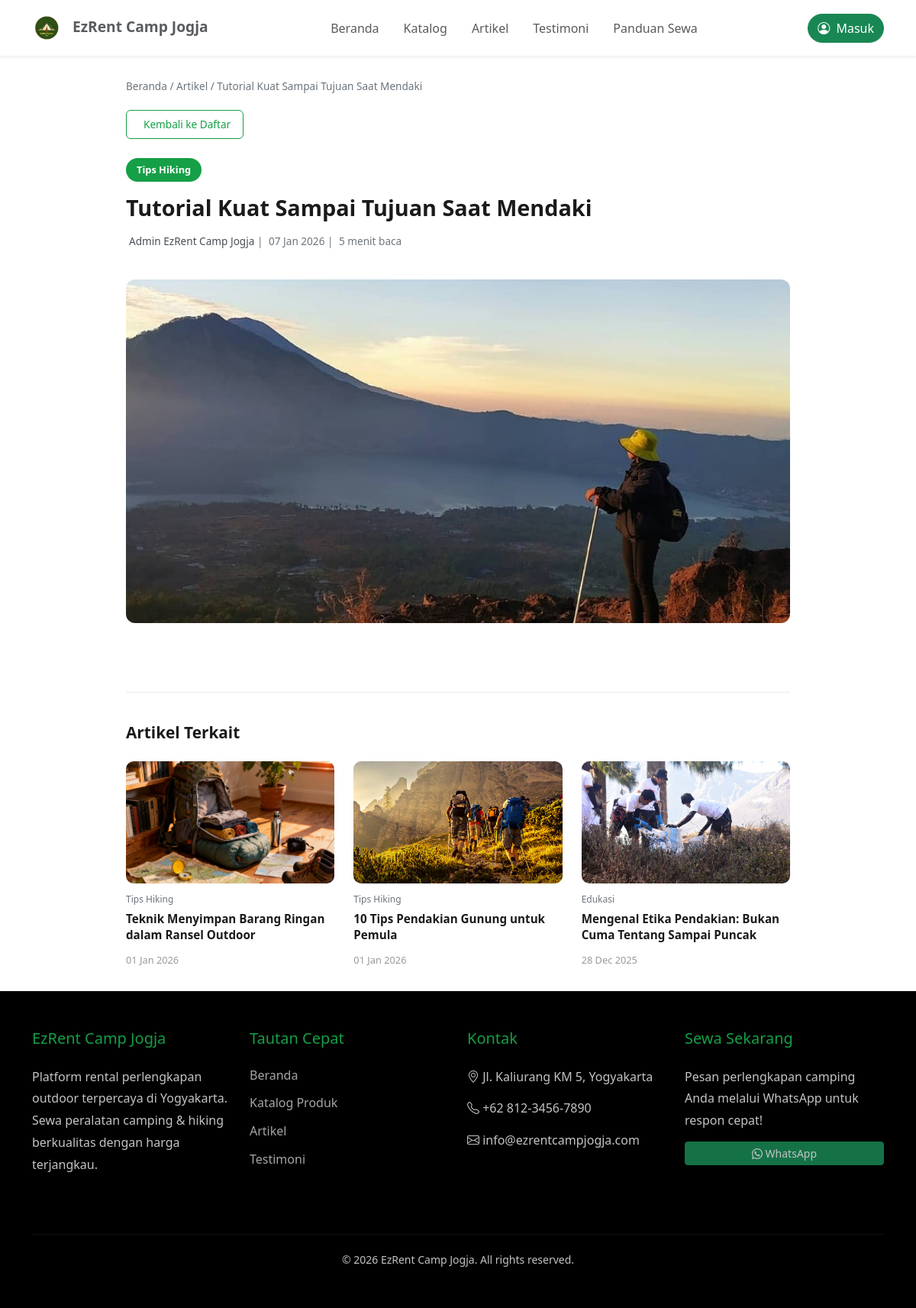
/artikel/detail/17, run on the app's committed database.
### tables this page shows
CREATE TABLE `artikel` (
  `id_artikel` int(11) NOT NULL,
  `id_admin` int(11) DEFAULT NULL,
  `judul` varchar(200) DEFAULT NULL,
  `excerpt` text DEFAULT NULL,
  `konten` longtext DEFAULT NULL,
  `thumbnail` varchar(255) DEFAULT NULL,
  `tag` varchar(255) DEFAULT NULL,
  `status` varchar(20) DEFAULT NULL,
  `tanggal_publish` datetime DEFAULT NULL,
  `created_at` timestamp NOT NULL DEFAULT current_timestamp(),
  `updated_at` timestamp NOT NULL DEFAULT current_timestamp() ON UPDATE current_timestamp()
);

CREATE TABLE `users` (
  `id_user` int(11) NOT NULL,
  `nama_lengkap` varchar(100) DEFAULT NULL,
  `email` varchar(100) DEFAULT NULL,
  `password` varchar(255) DEFAULT NULL,
  `no_telepon` varchar(20) DEFAULT NULL,
  `alamat` text DEFAULT NULL,
  `role` varchar(20) DEFAULT NULL,
  `status` varchar(20) DEFAULT NULL,
  `created_at` timestamp NOT NULL DEFAULT current_timestamp(),
  `updated_at` timestamp NOT NULL DEFAULT current_timestamp() ON UPDATE current_timestamp()
);

### application/controllers/Artikel.php (called while the page is built, shortened)
<?php
class Artikel extends CI_Controller {
    public function __construct()
    {
        $this->load->model('Artikel_model');
        $this->load->library('pagination');
        $this->load->helper('url');
    }
    public function detail($id_artikel = NULL)
    {
        $data['artikel'] = $this->Artikel_model->get_artikel_detail($id_artikel);
        $artikel = $data['artikel'];
        $data['artikel_terkait'] = $this->Artikel_model->get_artikel_terkait(
            $artikel['id_artikel'],
            $artikel['tag'],
            $artikel['judul'],
            3
        );
        $this->load->view('frontend/header', $data);
        $this->load->view('artikel/detail', $data);
        $this->load->view('frontend/footer', $data);
    }
}

### index.php (called while the page is built, shortened)
<?php
require_once BASEPATH.'core/CodeIgniter.php';

### application/models/Artikel_model.php (called while the page is built, shortened)
<?php
class Artikel_model extends CI_Model {
    public function get_artikel_detail($id_artikel)
    {
        $this->db->select('a.*, u.nama_lengkap AS penulis');
        $this->db->from('artikel a');
        $this->db->join('users u', 'a.id_admin = u.id_user', 'left');
        $this->db->where('a.id_artikel', $id_artikel);
        $this->db->where('a.status', 'published');
        return $this->db->get()->row_array();
    }
public function get_artikel_terkait($current_id_artikel, $current_tag, $current_judul, $limit = 3)
{
    $keywords = explode(' ', $current_judul);
    $keywords = array_filter($keywords, function($word) {
        return strlen($word) > 3;
    });
    $this->db->select('a.*');
    $this->db->from('artikel a');
    $this->db->where('a.id_artikel !=', $current_id_artikel);
    $this->db->where('a.status', 'published');
    $this->db->group_start();
    $this->db->or_where('a.tag', $current_tag);
    if (!empty($keywords)) {
        foreach ($keywords as $keyword) {
            $keyword = $this->db->escape_like_str($keyword);
            $this->db->or_like('a.judul', $keyword);
        }
    }
    $this->db->group_end();
    $this->db->order_by('a.tanggal_publish', 'DESC');
    $this->db->limit($limit);
    return $this->db->get()->result_array();
}
}

### application/views/artikel/detail.php (the view, shortened to what this page needs)
<div class="detail-container">
    <?php $a = $artikel; ?>
    <p class="breadcrumb-custom">
        <a href="<?= site_url() ?>">Beranda</a> /
        <a href="<?= site_url('artikel') ?>">Artikel</a> /
        <?= html_escape($a['judul']) ?>
    </p>
    <a href="<?= site_url('artikel') ?>" class="back-button">
        <i class="fas fa-arrow-left"></i> Kembali ke Daftar
    </a>
    <div class="detail-header">
        <span class="tag-badge"><?= html_escape($a['tag']) ?></span>
        <h1><?= html_escape($a['judul']) ?></h1>
        <div style="display: flex; justify-content: space-between; align-items: center; flex-wrap: wrap;">
            <div class="detail-info">
                <i class="far fa-user"></i> <strong><?= html_escape($a['penulis']) ?></strong>
                | <i class="far fa-calendar-alt"></i> <?= date('d M Y', strtotime($a['tanggal_publish'])) ?>
                | <i class="far fa-clock"></i> 5 menit baca
            </div>
        </div>
    </div>
    <img src="<?= base_url('assets/img/artikel/' . html_escape($a['thumbnail'])) ?>"
         alt="<?= html_escape($a['judul']) ?>" class="detail-thumbnail">
    <div class="artikel-rekomendasi">
        <h5>Artikel Terkait</h5>
        <div class="rekomendasi-grid mt-4">
            <?php if (!empty($artikel_terkait)): ?>
                <?php foreach ($artikel_terkait as $related): ?>
                    <a href="<?= site_url('artikel/detail/' . $related['id_artikel']) ?>" class="artikel-terkait-card">
                        <img src="<?= base_url('assets/img/artikel/' . html_escape($related['thumbnail'])) ?>"
                             alt="<?= html_escape($related['judul']) ?>">
                        <span class="tag-small"><?= html_escape($related['tag']) ?></span>
                        <h6><?= html_escape($related['judul']) ?></h6>
                        <small><?= date('d M Y', strtotime($related['tanggal_publish'])) ?></small>
                    </a>
                <?php endforeach; ?>
            <?php else: ?>
                <p class="col-12">Tidak ada artikel terkait yang ditemukan.</p>
            <?php endif; ?>
        </div>
    </div>
</div>

### assets/css/ezrentcamp.css (style rules this page uses)
* { margin: 0; padding: 0; box-sizing: border-box; }
body { font-family: 'Segoe UI', Tahoma, Geneva, Verdana, sans-serif; }

### application/views/artikel/detail.php (style rules this page uses)
.detail-container { max-width: 900px; margin: auto; padding: 30px 15px; }
.breadcrumb-custom { font-size: 0.85rem; color: #6c757d; margin-bottom: 20px; }
.breadcrumb-custom a { color: #6c757d; text-decoration: none; }
.back-button { display: inline-flex; align-items: center; gap: 6px; padding: 8px 16px; border: 1px solid #159f46; color: #159f46; text-decoration: none; border-radius: 6px; font-size: 0.85rem; margin-bottom: 25px; transition: all 0.3s; }
.tag-badge { background-color: #159f46; color: white; padding: 6px 14px; border-radius: 20px; font-size: 0.8rem; font-weight: 600; display: inline-block; margin-bottom: 15px; }
.detail-header { margin-bottom: 20px; }
.detail-header h1 { font-size: 1.8rem; font-weight: 700; color: #1a1a1a; margin-bottom: 15px; line-height: 1.3; }
.detail-info { font-size: 0.85rem; color: #6c757d; margin-bottom: 20px; }
.detail-info strong { font-weight: 400; color: #495057; }
.detail-thumbnail { width: 100%; max-height: 450px; object-fit: cover; border-radius: 12px; margin-bottom: 30px; }
.artikel-rekomendasi { margin-top: 60px; padding-top: 40px; border-top: 1px solid #e9ecef; }
.artikel-rekomendasi h5 { font-size: 1.3rem; font-weight: 700; color: #1a1a1a; margin-bottom: 25px; }
.rekomendasi-grid { display: grid; grid-template-columns: repeat(3, 1fr); gap: 25px; }
.artikel-terkait-card { display: block; text-decoration: none; color: #343a40; transition: transform 0.3s; }
.artikel-terkait-card img { width: 100%; height: 160px; object-fit: cover; border-radius: 10px; margin-bottom: 12px; }
.artikel-terkait-card .tag-small { font-size: 0.75rem; color: #6c757d; display: block; margin-bottom: 6px; }
.artikel-terkait-card h6 { font-size: 0.95rem; font-weight: 600; color: #1a1a1a; line-height: 1.4; margin-bottom: 8px; }
.artikel-terkait-card small { font-size: 0.8rem; color: #999; }

### data on the page
artikel: judul "Tutorial Kuat Sampai Tujuan Saat Mendaki", tag "Tips Hiking", id_admin.nama_lengkap "Admin EzRent Camp Jogja", tanggal_publish "07 Jan 2026", thumbnail (picture)
artikel: thumbnail (picture), tag "Tips Hiking", judul "Teknik Menyimpan Barang Ringan dalam Ransel Outdoor", tanggal_publish "01 Jan 2026"
artikel: thumbnail (picture), tag "Tips Hiking", judul "10 Tips Pendakian Gunung untuk Pemula", tanggal_publish "01 Jan 2026"
artikel: thumbnail (picture), tag "Edukasi", judul "Mengenal Etika Pendakian: Bukan Cuma Tentang Sampai Puncak", tanggal_publish "28 Dec 2025"
